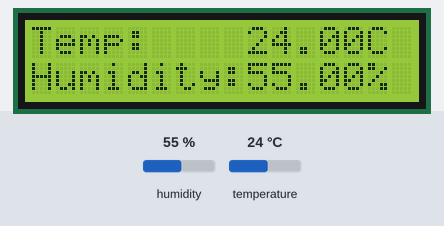
This sketch was run on a simulated Arduino Uno, built with avr-gcc and run on an emulated ATmega328P. Shown: 16×2 character LCD. The test bench sets the inputs (shaded band); at power-on: humidity 55 %, temperature 24 °C.

Above: at 1.2 s.
1.3 s: humidity set to 22 %
At 3.8 s:
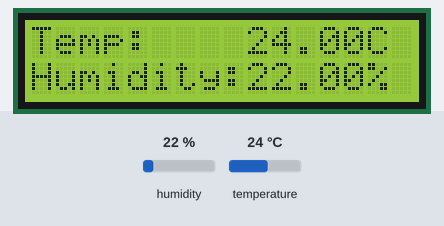
7.7 s: temperature set to 12 °C
At 10.2 s:
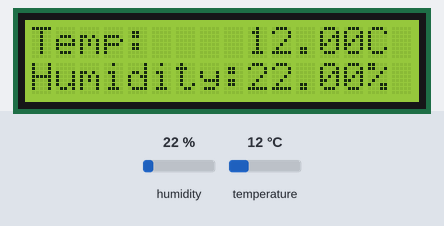
13.7 s: humidity set to 40 %
At 16.6 s:
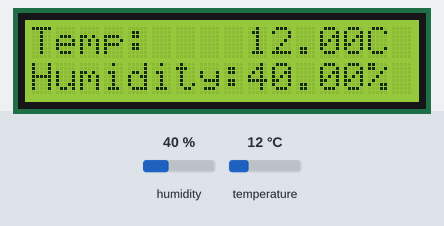
19.9 s: temperature set to 19 °C
At 21.9 s:
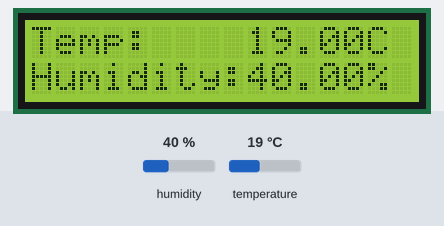
Timing chart, 0 to 23.4 s (numbered marks = the images above; inputs shaded):
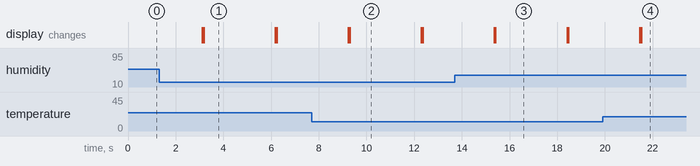

The sketch:

DHT11TEMPANDHUMIDITYREADANDWRITELCD.ino
```cpp
#include <LiquidCrystal_I2C.h>
#include "DHT.h"

#define SENSOR 2
#define DHTTYPE DHT11

DHT dht(SENSOR,DHTTYPE);

LiquidCrystal_I2C lcd(0x27, 16, 2);

void setup()
{

  dht.begin();

  lcd.init();
  lcd.backlight();


}

void loop() {

  lcd.setCursor(0,0);
  lcd.print("Temp: ");

  float TEMP = dht.readTemperature();

  lcd.setCursor(9,0);
  lcd.print(TEMP);

  lcd.setCursor(14,0);
  lcd.print("C");


  lcd.setCursor(0,1);
  lcd.print("Humidity: ");

  float HUMI = dht.readHumidity();

  lcd.setCursor(9,1);
  lcd.print(HUMI);

  lcd.setCursor(14,1);
  lcd.print("%");

  delay(3000);
  lcd.clear();
}
```

Measured:
- after the input at 1.3 s, the display: first differs from a run without the input after 1.9 s (image 1)
- after the input at 7.7 s, the display: first differs from a run without the input after 1.6 s (image 2)
- after the input at 13.7 s, the display: first differs from a run without the input after 1.7 s (image 3)
- after the input at 19.9 s, the display: first differs from a run without the input after 1.6 s (image 4)
- what the display in image 1 shows lasts 3.0 s, from 3.2 s to 6.2 s
